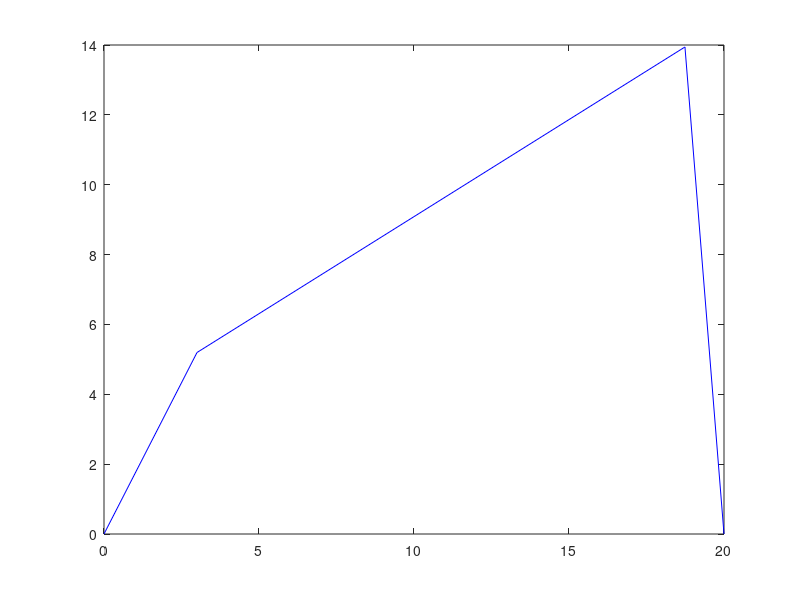

Recreate this plot in MATLAB.
L1 = 20;
L2 = 6;
L3 = 18;
L4 = 14;

p1 = L1/L4;
p2 = L1/L2;
p3 = (L1^2+L2^2+L4^2-L3^2)/(2*L2*L4);

err = 0.01;

th2 = 60;
th4 = 95;
e = 1;
n=0;

while e > err
    th4g = th4;
    th4 = acosd((cosd(th2-th4)+p1*cosd(th2)-p3)/p2);
    e = abs(th4 - th4g)/th4;
    n=n+1;
end
n
th4

plot([0,L2*cosd(th2),L1+L4*cosd(th4),L1], [0,L2*sind(th2),L4*sind(th4),0], 'b-');